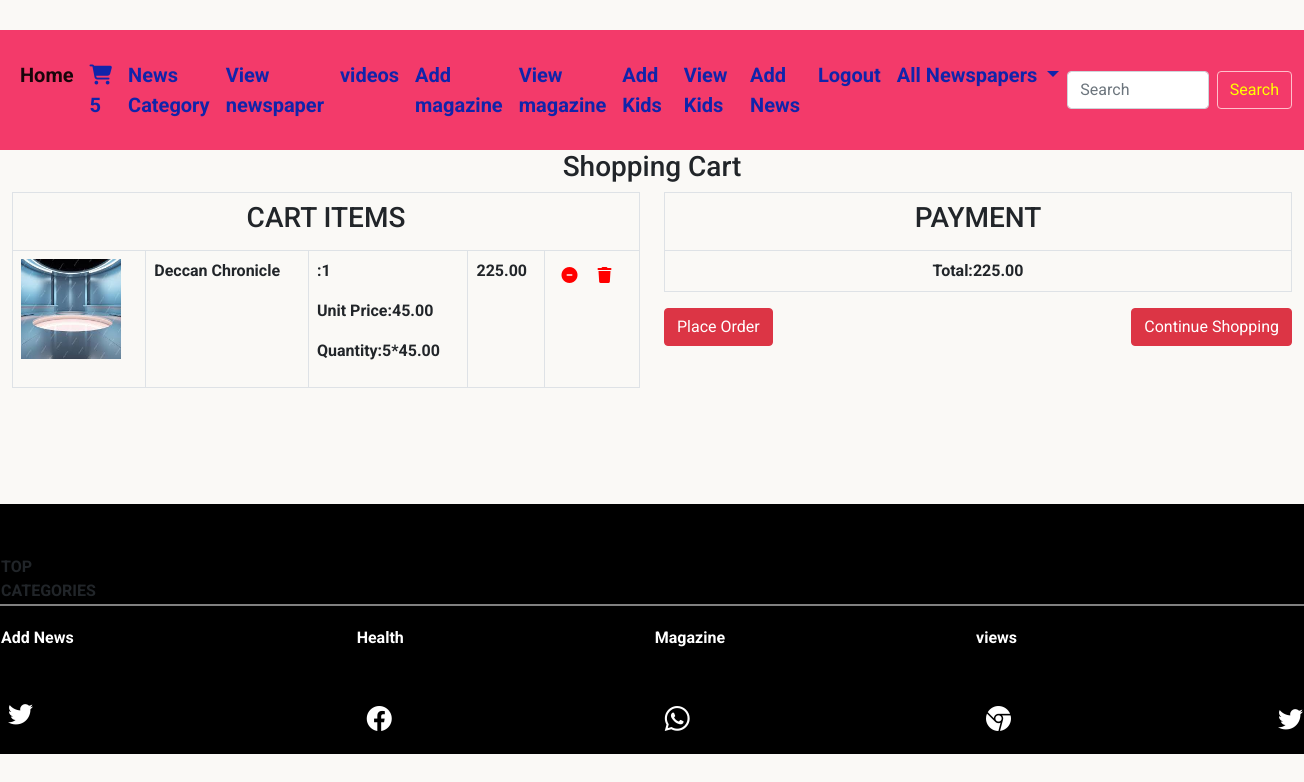
The page /cart/cart_view (signed in) on the database its author committed.
### cart/models.py (models this page shows)
class Cart(models.Model):
    type=models.ForeignKey(News_Type,on_delete=models.CASCADE)
    user=models.ForeignKey(User,on_delete=models.CASCADE)
    quantity=models.IntegerField()
    date_added=models.DateField(auto_now_add=True)
    def subtotal(self):
        return self.quantity*self.type.price

### newspaper/models.py (models this page shows, shortened)
class News_Type(models.Model):
    ntypname=models.CharField(max_length=200)
    ndesc=models.TextField()
    nimage=models.ImageField(upload_to='newspaper/type',null=True,blank=True)
    price=models.DecimalField(max_digits=10,decimal_places=2)
    newsc=models.ForeignKey(Newspaper,on_delete=models.CASCADE)
    stock=models.IntegerField()
    navailable=models.BooleanField(default=True)
    ncreated=models.DateTimeField(auto_now_add=True)
    nupdated=models.DateTimeField(auto_now=True)

### cart/views.py (the view)
# urls.py: path('cart_view', views.cart_view, name="cart_view"),
@login_required
def cart_view(request):
    total = 0
    user=request.user
    try:
        cart = Cart.objects.filter(user=user)
        for i in cart:
            total+=i.quantity*i.type.price
    except:
        pass
    return render(request,'cartview.html',{'cart':cart,'total':total})

### cart/context_processors.py (called while the page is built)
def counter(request):
    item_count=0
    if request.user.is_authenticated:
        user=request.user
        try:
            cart=Cart.objects.filter(user=user)
            for i in cart:
                item_count+=i.quantity
        except:
            item_count=0
    return {'count':item_count}

### newspaper/context_processors.py (called while the page is built)
def menu_links(request):
    links=Newspaper.objects.all()
    return {'links':links}

### templates/cartview.html (shortened to what this page needs)
<!DOCTYPE html>
{% extends 'base.html' %}
{% load static %}
{% block content %}
{% if not cart %}
    <div style="display:inline-block;"><a href="#"><h1>link</h1></a></div>
    <div style="display:inline-block;">
<img src="{% static 'images/lap.png' %}"  style="height:80px;width:120px;margin-top:-20px;">
</div>
<div>
    <h1 class="text-center">Cart is Empty</h1>
    <strong><a href="{% url 'newspaper:newscategory' %}">Continue Shopping</a></strong>
{% else %}
    <div class="container-fluid" style="margin-bottom:100px;">
<div class="row">
    <h3 class="text-center">Shopping Cart</h3>
    <div class="col-sm-6">
        <table class="table table-bordered">
            <tr>
                <th colspan="5" class="text-center"><h3>CART ITEMS</h3></th>
            </tr>
            {% for i in cart %}
            <tr>
                <td><img src="{{i.type.nimage.url}}" height="100px" width="100px"></td>
                <td><p><strong>{{i.type.ntypname}}</strong></p></td>
                <td><p><strong>:{{i.type.id}}</strong></p>
                <p><strong>Unit Price:{{i.type.price}}</strong></p>
                <p><strong>Quantity:{{i.quantity}}*{{i.type.price}}</strong></p></td>
                <td><p><strong>{{i.subtotal}}</strong></p></td>
                <td>
                    {% if i.quantity < i.type.stock %}
                    <a href="{% url 'cart:add_to_cart' i.type.ntypname %}"><i class="fa fa-plus-circle" style="color:red;margin:8px;" aria-hidden="true"></i></a>
                    <a href="{% url 'cart:cart_remove' i.type.ntypname %}"><i class="fa fa-minus-circle" style="color:red;margin:8px;" aria-hidden="true"></i></a>
                    <a href="{% url 'cart:full_remove' i.type.ntypname %}"><i class="fa fa-trash" style="color:red;margin:8px;" aria-hidden="true"></i></a>
                    {% else %}
                    <a href="{% url 'cart:cart_remove' i.type.ntypname %}"><i class="fa fa-minus-circle" style="color:red;margin:8px;" aria-hidden="true"></i></a>
                    <a href="{% url 'cart:full_remove' i.type.ntypname %}"><i class="fa fa-trash" style="color:red;margin:8px;" aria-hidden="true"></i></a>
                    {% endif %}
                </td>
            </tr>
            {% endfor %}
        </table>
    </div>
    <div class="col-sm-6">
        <table class="table table-bordered">
                <th class="text-center"><h3>PAYMENT</h3></th>
            <tr>
                <td class="text-center"><strong>Total:{{total}}</strong></td>
            </tr>
        </table>
            <div style="position:relative;">
        <a href="{% url 'cart:order_form' %}" class="btn btn-danger">Place Order</a>
        <a href="{% url 'newspaper:newscategory' %}" class="btn btn-danger" style="position:absolute;right:0;">Continue Shopping</a>
            </div>
</div>
        </div>
            </div>
{% endif %}
{% endblock %}

### templates/base.html (shortened to what this page needs)
<!DOCTYPE html>
{% load static %}
<html lang="en">
    <link href="https://cdn.jsdelivr.net/npm/bootstrap@5.0.2/dist/css/bootstrap.min.css" rel="stylesheet">
<link rel="stylesheet" href="https://cdn.jsdelivr.net/npm/bootstrap-icons@1.11.1/font/bootstrap-icons.css">
    <link rel="stylesheet" href="{% static 'css/style.css' %}">
    <link rel="stylesheet" href="https://cdnjs.cloudflare.com/ajax/libs/font-awesome/6.4.2/css/all.min.css">
    <link rel="stylesheet" href="https://pyscript.net/releases/2023.11.1/core.css" />
    </head>
<header>
<nav class="navbar navbar-expand-lg navbar-light bg" id="nav" style="height:120px;font-size:12px;margin-top:30px;width:100%;">
  <div class="container-fluid">
    <div class="collapse navbar-collapse" id="navbarSupportedContent">
      <ul class="navbar-nav me-auto mb-2 mb-lg-0">
        <li class="nav-item">
          <a class="nav-link active" aria-current="page" href="">Home</a>
        </li>
          {% if user.is_authenticated %}
          <li class="nav-item">
          <a class="nav-link" href="{% url 'cart:cart_view' %}"><i class="fa fa-shopping-cart" aria-hidden="true"></i>{{count}}</a>
        </li>
          <li class="nav-item">
          <a class="nav-link" href="{% url 'newspaper:newscategory' %}">News Category</a>
        </li>
          <li class="nav-item">
          <a class="nav-link" href="{% url 'newspaper:viewnews' %}">View newspaper</a>
        </li>
          <li class="nav-item">
            <a class="nav-link" aria-current="page" href="{% url 'newspaper:videos' %}">videos</a>
        </li>
          <li class="nav-item">
          <a class="nav-link" href="{% url 'magazines:addmag' %}">Add magazine</a>
        </li>
          <li class="nav-item">
          <a class="nav-link" href="{% url 'magazines:viewmag' %}">View magazine</a>
        </li>
          <li class="nav-item">
          <a class="nav-link" href="{% url 'kids:addkids' %}">Add Kids</a>
        </li>
          <li class="nav-item">
          <a class="nav-link" href="{% url 'kids:viewkids' %}">View Kids</a>
        </li>
          <li class="nav-item">
          <a class="nav-link" href="{% url 'newspaper:addnews' %}">Add News</a>
        </li>
          <li class="nav-item">
          <a class="nav-link" href="{% url 'newspaper:logout' %}">Logout</a>
        </li>
        <li class="nav-item dropdown">
          <a class="nav-link dropdown-toggle" href="#" id="navbarDropdown" role="button" data-bs-toggle="dropdown" aria-expanded="false">
            All Newspapers
          </a>
        </li>
      </ul>
          {% endif %}
        <form class="d-flex"  method="POST" action="{% url 'search:searchresult' %}">
        <input class="form-control me-2" type="search" name="q" placeholder="Search" aria-label="Search">
        <button class="btn btn-outline-success" type="submit">Search</button>
      </form>
    </div>
  </div>
</nav>
</header>
        <body>
        {% block content %}
{% endblock %}
        </body>
<footer>
    <div class="footer" style="bg-dark;"><table>
        <tr style="border-bottom: 2px solid gray;">
    <td>TOP CATEGORIES</td>
  </tr>
          <tr style="color:white;">
              <td style="padding-top:20px;"><a href="{% url 'newspaper:addnews' %}" style="text-decoration:none;color:white;adding-top: 50px;">Add News</a></td>
              <td style=" padding-left: 250px;padding-top: 20px;"><a href="" style="text-decoration:none;color:white;adding-top: 50px;">Health</a></td>
              <td style=" padding-left: 250px;padding-top: 20px;"><a href="{% url 'magazines:addmag' %}" style="text-decoration:none;color:white;adding-top: 50px;"></a>Magazine</td>
              <td style=" padding-left: 250px;padding-top: 20px;">views</td>
          </tr>
        <tr>
            <td style="padding-left: 5px;padding-top:40px;"><a href="https://twitter.com/login?lang=en" style="color:white;padding-left: 3px; text-decoration:none;"><i class="bi bi-twitter" style="font-size:25px"></i></a></td>
            <td style="padding-left: 260px;padding-top: 50px;"><a href="https://www.facebook.com/" style="color:white;text-decoration:none;"><i class="bi bi-facebook" style="font-size:25px"></i></a></td>
            <td style="padding-left: 260px;padding-top: 50px;"><a href="https://www.whatsapp.com/" style="color:white;text-decoration:none;"><i class="bi bi-whatsapp" style="font-size:25px"></i></a></td>
            <td style="padding-left: 260px;padding-top: 50px;"><a href="https://google.com/" style="color:white;text-decoration:none;"><i class="bi bi-browser-chrome" style="font-size:25px"></i></a></td>
          <td style="padding-left: 260px;padding-top: 50px;"><a href="https://google.com/" style="color:white;text-decoration:none;"><i class="bi bi-twitter" style="font-size:25px"></i></a></td>
        </tr>
    </table>
    </div>
</footer>
</html>

### static/css/style.css (style rules this page uses)
body { background-color:#FAF9F6; font-family: 'Roboto', sans-serif; }
.navbar-light .navbar-nav .nav-link,.navbar-light .navbar-brand { color:#1124AA; font-size:20px; font-weight:bold; }
.navbar { background-color:#fc035e; }
.btn-outline-success { color:yellow; border-color:pink; }
.footer { height:250px; width:100%; background-color:black; font-weight:bold; position:sticky; bottom:0; left:0; padding:50px 0 8px; }
.row::after { content: ""; clear: both; display: table; }
#nav { background-color:#F33A6A; }

### rows shown on the page
Cart: type.nimage (picture), type.ntypname "Deccan Chronicle", type.id "1", type.price "45.00", quantity "5", subtotal "225.00"

### other values the page prints
{{ count }} "5"
{{ total }} "225.00"
